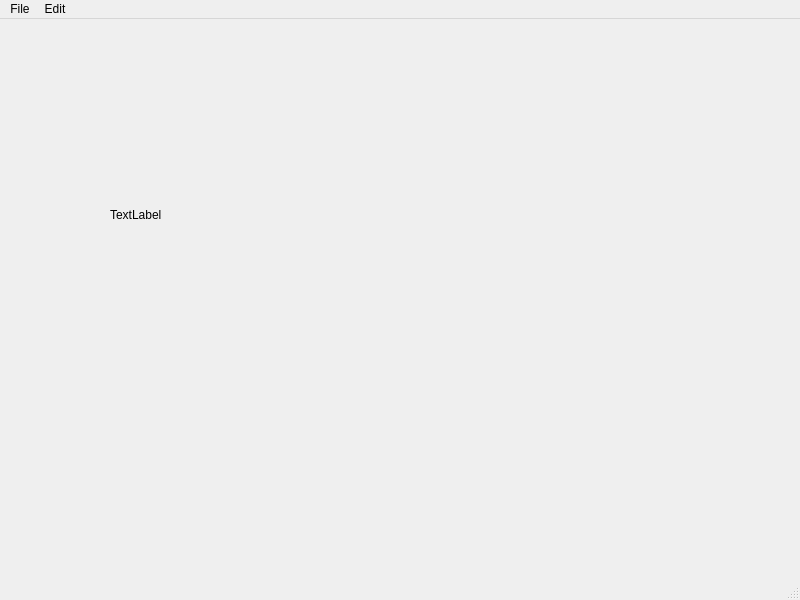
<?xml version="1.0" encoding="UTF-8"?>
<ui version="4.0">
 <class>MainWindow</class>
 <widget class="QMainWindow" name="MainWindow">
  <property name="geometry">
   <rect>
    <x>0</x>
    <y>0</y>
    <width>800</width>
    <height>600</height>
   </rect>
  </property>
  <property name="windowTitle">
   <string>MainWindow</string>
  </property>
  <widget class="QWidget" name="centralwidget">
   <widget class="QLabel" name="label">
    <property name="geometry">
     <rect>
      <x>110</x>
      <y>30</y>
      <width>551</width>
      <height>331</height>
     </rect>
    </property>
    <property name="text">
     <string>TextLabel</string>
    </property>
   </widget>
  </widget>
  <widget class="QMenuBar" name="menubar">
   <property name="geometry">
    <rect>
     <x>0</x>
     <y>0</y>
     <width>800</width>
     <height>26</height>
    </rect>
   </property>
   <widget class="QMenu" name="menuFile">
    <property name="title">
     <string>File</string>
    </property>
    <addaction name="actionNew"/>
    <addaction name="actionSave"/>
   </widget>
   <widget class="QMenu" name="menuEdit">
    <property name="title">
     <string>Edit</string>
    </property>
    <addaction name="actionCopy"/>
    <addaction name="actionPaste"/>
   </widget>
   <addaction name="menuFile"/>
   <addaction name="menuEdit"/>
  </widget>
  <widget class="QStatusBar" name="statusbar"/>
  <action name="actionNew">
   <property name="text">
    <string>New</string>
   </property>
   <property name="statusTip">
    <string>Creates new file</string>
   </property>
   <property name="shortcut">
    <string>Ctrl+N</string>
   </property>
  </action>
  <action name="actionSave">
   <property name="text">
    <string>Save</string>
   </property>
   <property name="statusTip">
    <string>Saves the current File</string>
   </property>
   <property name="shortcut">
    <string>Ctrl+S</string>
   </property>
  </action>
  <action name="actionCopy">
   <property name="text">
    <string>Copy</string>
   </property>
   <property name="statusTip">
    <string>Copies selected</string>
   </property>
   <property name="shortcut">
    <string>Ctrl+C</string>
   </property>
  </action>
  <action name="actionPaste">
   <property name="text">
    <string>Paste</string>
   </property>
   <property name="statusTip">
    <string>Pastes onto screen</string>
   </property>
   <property name="shortcut">
    <string>Ctrl+V</string>
   </property>
  </action>
 </widget>
 <resources/>
 <connections/>
</ui>
